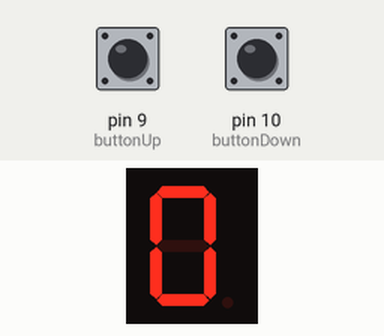
Bench run of a sketch on a simulated Arduino Uno, built with avr-gcc and run on an emulated ATmega328P. Shown: 1-digit seven-segment display. Wiring (inferred from the names in the program): 1-digit 7-segment display, segments lit when HIGH: segments pin 2, pin 3, pin 4, pin 5, pin 6, pin 7, pin 8. The inputs (shaded band) are chosen by the test bench; at power-on: pin 10 (buttonDown) HIGH, pin 9 (buttonUp) HIGH. The segment pins are drawn as the display they are named for.

Above: at 1.2 s.
1.3 s: pin 10 (buttonDown) pulled LOW for 3.2 s
At 2.7 s:
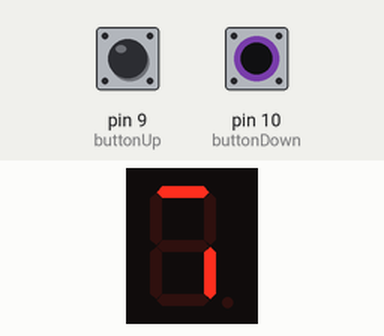
6.0 s: pin 9 (buttonUp) pulled LOW for 1 s
At 6.31 s:
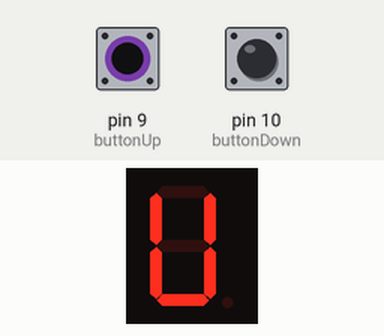
8.5 s: pin 9 (buttonUp) pulled LOW for 0.15 s
At 10.0 s:
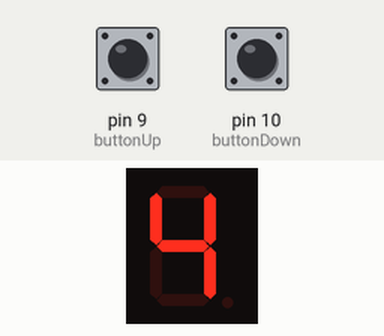
10.3 s: pin 9 (buttonUp) pulled LOW for 0.15 s
At 11.3 s:
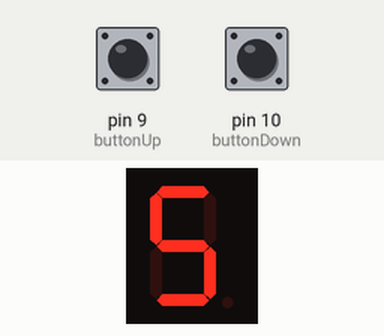
12.1 s: pin 10 (buttonDown) pulled LOW for 0.15 s
At 12.9 s:
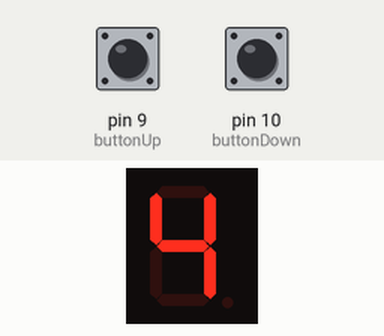
13.8 s: pin 9 (buttonUp) pulled LOW for 3.2 s
At 14.61 s:
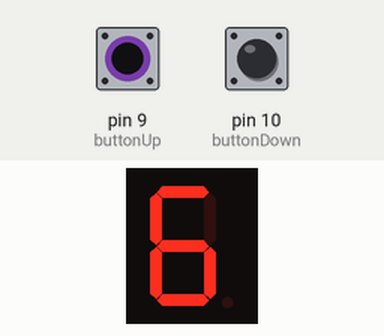
Timing chart, 0 to 16.8 s (numbered marks = the images above; inputs shaded):
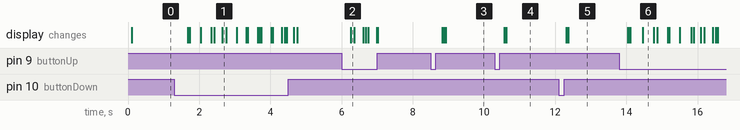

Measured:
- after the input at 1.3 s, the display: first changes after 0.38 s (image 1 shows a later state)
- after the input at 6.0 s, the display: changes after 0.26 s (image 2)
- after the input at 8.5 s, the display: first changes after 0.32 s (image 3 shows a later state)
- after the input at 10.3 s, the display: first changes after 0.26 s (image 4 shows a later state)
- after the input at 12.1 s, the display: first changes after 0.21 s (image 5 shows a later state)
- after the input at 13.8 s, the display: first changes after 0.25 s (image 6 shows a later state)

The sketch:

working_counter.ino
```cpp
// Define the segment pins
const int segmentPins[] = {2, 3, 4, 5, 6, 7, 8};

// Define the button pins
const int buttonUp = 9;
const int buttonDown = 10;

// Segment patterns for digits 0-9
const byte digits[10] = {
  0b00111111, // 0
  0b00000110, // 1
  0b01011011, // 2
  0b01001111, // 3
  0b01100110, // 4
  0b01101101, // 5
  0b01111101, // 6
  0b00000111, // 7
  0b01111111, // 8
  0b01101111  // 9
};

int count = 0;

void setup() {
  // Set segment pins as outputs
  for (int i = 0; i < 7; i++) {
    pinMode(segmentPins[i], OUTPUT);
  }

  // Set button pins as inputs
  pinMode(buttonUp, INPUT_PULLUP);
  pinMode(buttonDown, INPUT_PULLUP);
}

void loop() {
  // Check if the up button is pressed
  if (digitalRead(buttonUp) == LOW) {
    count++;
    if (count > 9) count = 0; // Reset to 0 if count exceeds 9
    delay(200); // Debounce delay
  }

  // Check if the down button is pressed
  if (digitalRead(buttonDown) == LOW) {
    count--;
    if (count < 0) count = 9; // Reset to 9 if count goes below 0
    delay(200); // Debounce delay
  }

  // Display the count on the 7-segment display
  displayDigit(count);
}

void displayDigit(int digit) {
  byte segments = digits[digit];
  for (int i = 0; i < 7; i++) {
    digitalWrite(segmentPins[i], (segments >> i) & 0x01);
    delay(20);
  }
}

/*Circuit Diagram
7-Segment Display: Connect the segments (a to g) to Arduino digital pins 2 to 8. Connect the common cathode to GND through a 220 ohm resistor.
Push Buttons: Connect one side of each button to 5V and the other side to digital pins 9 and 10, respectively. Also, connect a 10k ohm resistor from each button pin to GND.
This code sets up a simple counter that increments or decrements the displayed number based on button presses. The displayDigit function lights up the appropriate segments to show the current count.*/
```
